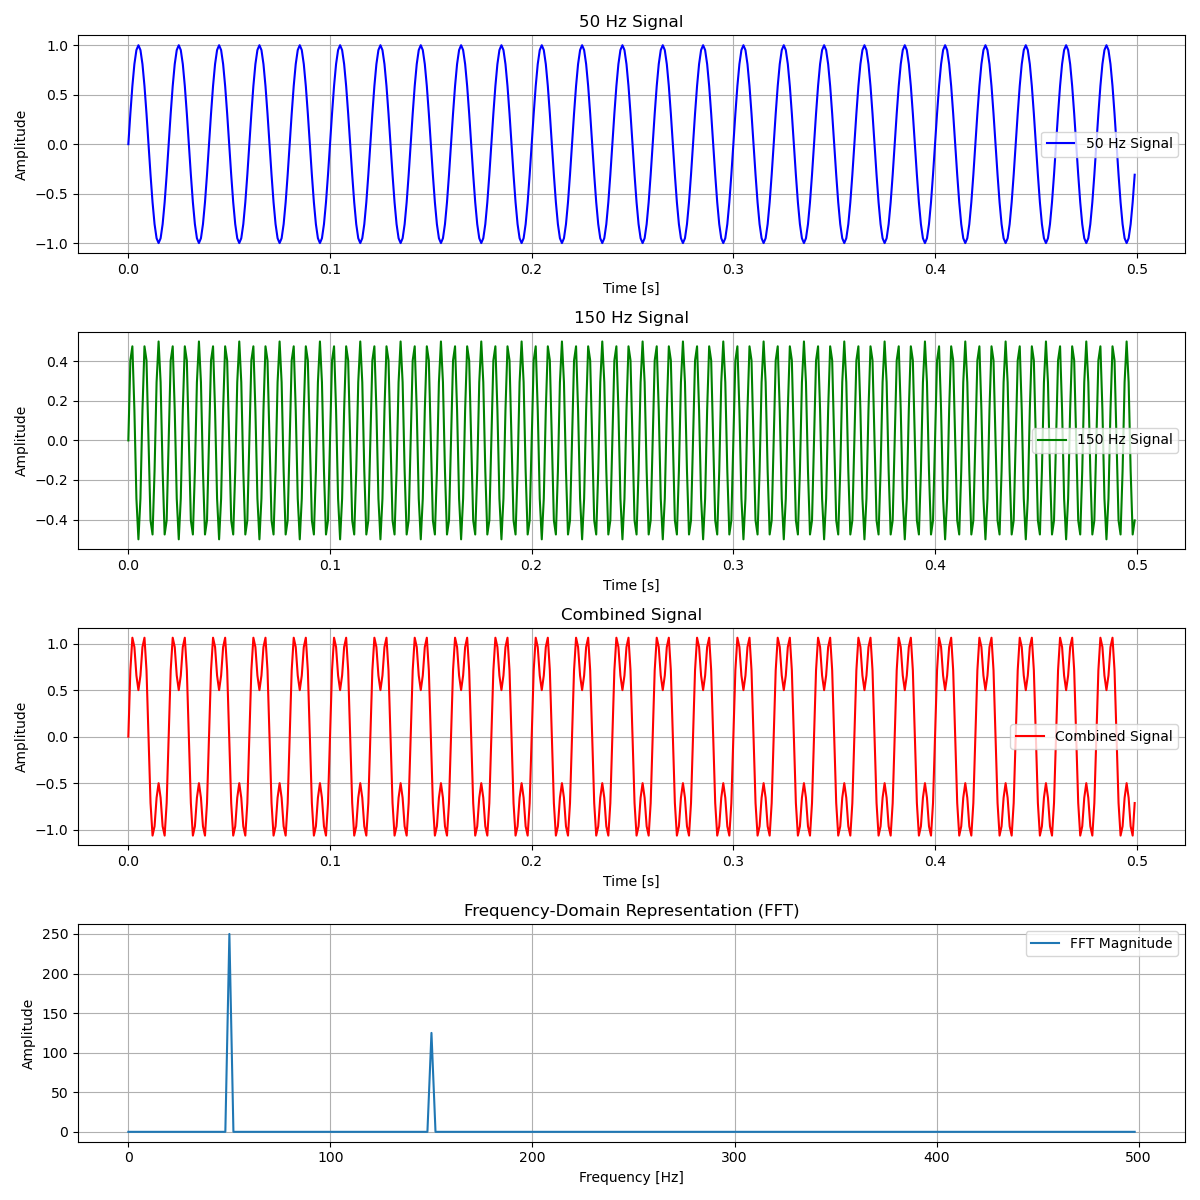

Reproduce this figure in Python.
import numpy as np
import matplotlib.pyplot as plt
from scipy.fft import fft, fftfreq

# Parameters
fs = 1000  # Sampling frequency in Hz
t = np.linspace(0, 0.5, int(fs * 0.5), endpoint=False)  # Time vector for 0.5 seconds
f1, f2 = 50, 150  # Frequencies
A1, A2 = 1, 0.5  # Amplitudes

# Individual signals
signal_50Hz = A1 * np.sin(2 * np.pi * f1 * t)
signal_150Hz = A2 * np.sin(2 * np.pi * f2 * t)

# Combined signal
signal_combined = signal_50Hz + signal_150Hz

# Compute the FFT
N = len(signal_combined)
yf = fft(signal_combined)
xf = fftfreq(N, 1 / fs)

# Plot all in one figure
plt.figure(figsize=(12, 12))

# 50 Hz Signal
plt.subplot(4, 1, 1)
plt.plot(t, signal_50Hz, label='50 Hz Signal', color='blue')
plt.title("50 Hz Signal")
plt.xlabel("Time [s]")
plt.ylabel("Amplitude")
plt.grid(True)
plt.legend()

# 150 Hz Signal
plt.subplot(4, 1, 2)
plt.plot(t, signal_150Hz, label='150 Hz Signal', color='green')
plt.title("150 Hz Signal")
plt.xlabel("Time [s]")
plt.ylabel("Amplitude")
plt.grid(True)
plt.legend()

# Combined Signal
plt.subplot(4, 1, 3)
plt.plot(t, signal_combined, label='Combined Signal', color='red')
plt.title("Combined Signal")
plt.xlabel("Time [s]")
plt.ylabel("Amplitude")
plt.grid(True)
plt.legend()

# FFT Plot
plt.subplot(4, 1, 4)
plt.plot(xf[:N//2], np.abs(yf[:N//2]), label='FFT Magnitude')
plt.title("Frequency-Domain Representation (FFT)")
plt.xlabel("Frequency [Hz]")
plt.ylabel("Amplitude")
plt.grid(True)
plt.legend()

plt.tight_layout()
plt.savefig('project_fft.png')
plt.show()
